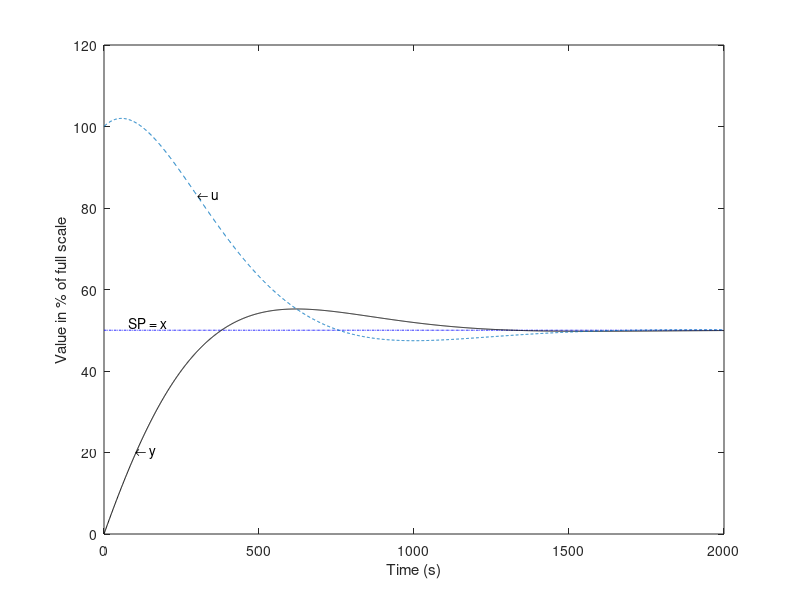

Write MATLAB code to recreate this figure.
% Define the time vector from 0 to 2000
t = 0:2000;

% Set the setpoint value
x = 50;

% Define the proportional gain
kp = 2;

% Define the integral gain
ki = 0.01;

% Create the transfer function for the controller G(s) = kp + ki/s
G = tf([kp ki], [1 0]);

% Create the transfer function for the plant F(s) = 1/(470s + 1)
F = tf(1, [470 1]);

% Calculate the closed-loop transfer function Y(s) = G(s)F(s) / (1 + G(s)F(s))
Y = G * F / (1 + G * F);

% Compute the step response of the closed-loop system
y = step(x * Y, t);

% Calculate the transfer function for the control signal U(s) = G(s) / (1 + G(s)F(s))
U = G / (1 + G * F);

% Compute the step response of the control signal
u = step(x * U, t);

% Plot the setpoint as a blue dash-dot line
plot(t, t * 0 + x, 'b-.'); % blue dash-dot

% Hold the current plot
hold on

% Plot the output response as a black line
plot(t, y, 'k'); % Black line

% Plot the control signal as a dashed line
plot(t, u, '--'); % dash line

% Add text annotation for the control signal
text(302, 83, '\leftarrow u');

% Add text annotation for the setpoint
text(80, 52, 'SP = x');

% Add text annotation for the output response
text(103, 20, '\leftarrow y');

% Label the x-axis
xlabel('Time (s)');

% Label the y-axis
ylabel('Value in % of full scale');

